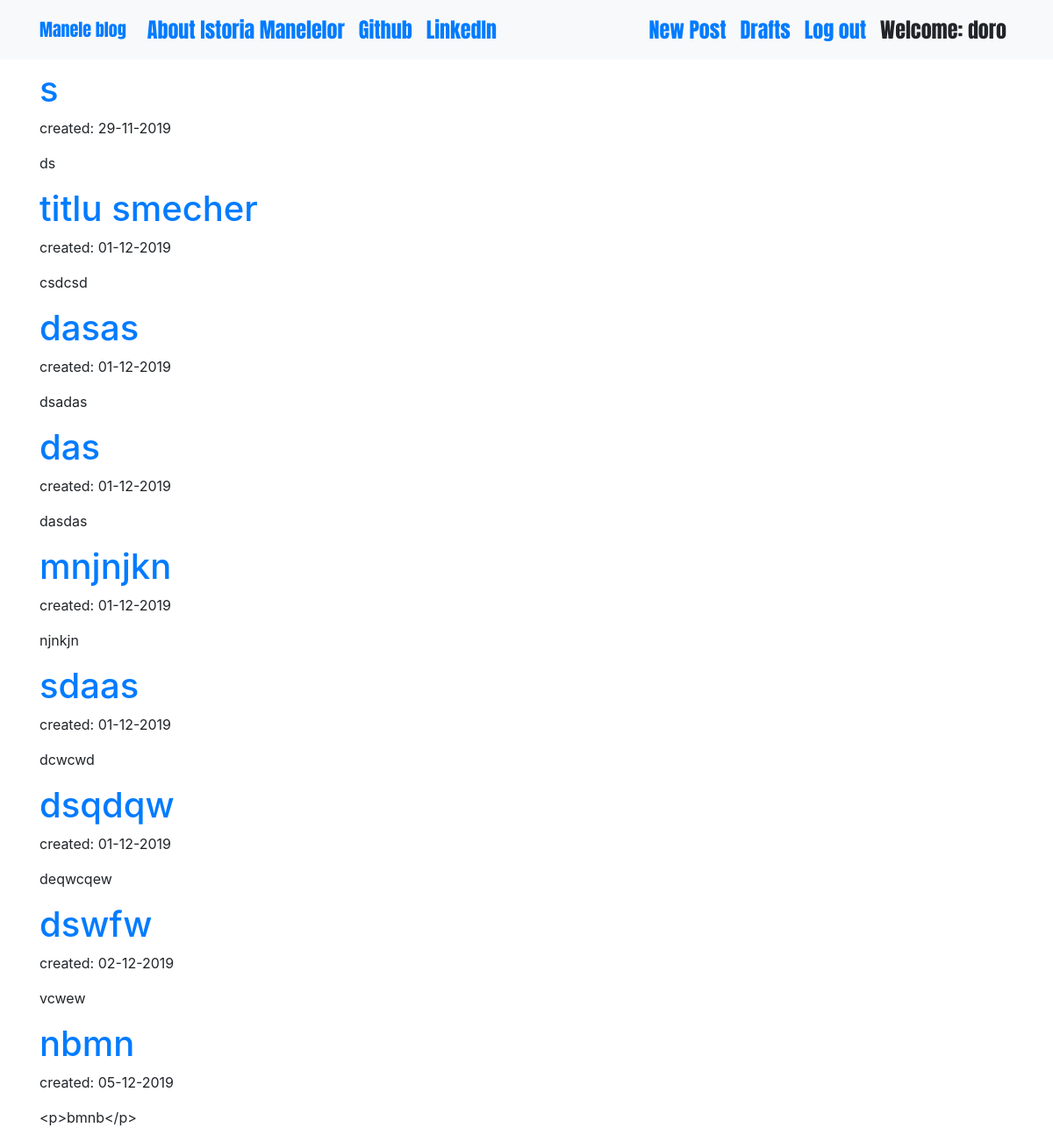
Before: /drafts/ (signed in) with the older database file.
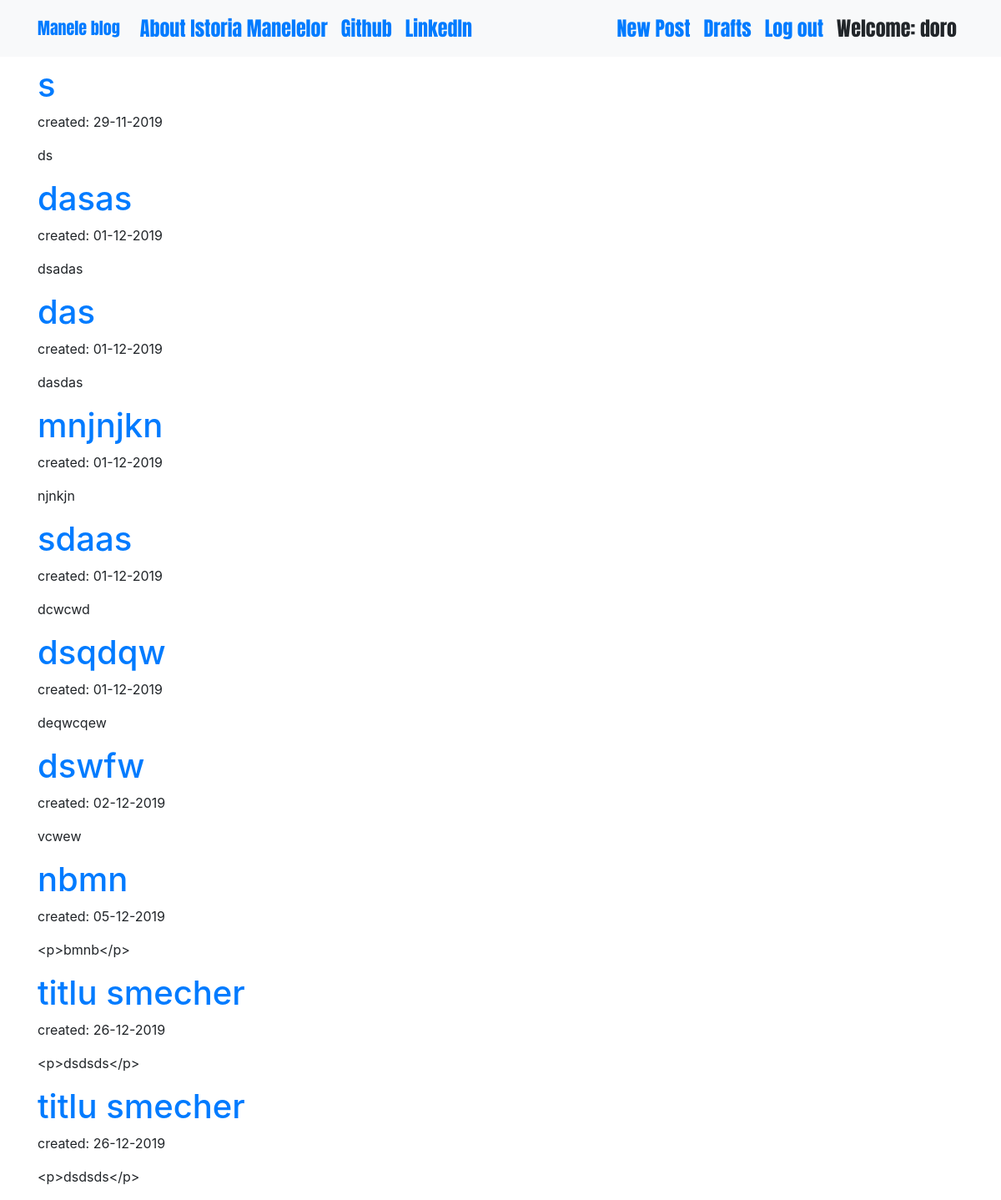
After: the same page with the newer database file.
### blog/models.py (models this page shows, shortened)
class Post(models.Model):
    author = models.ForeignKey('auth.User',on_delete=models.CASCADE)  # FK spre modelul auth.User (autentificarea userilor in admin)
    title = models.CharField(max_length=200)                          # FK-ul este cel ce  umple capul Author cu valori selectabile la crearea unui nou post
    text = models.TextField()
    created_date = models.DateTimeField(default=timezone.now)
    published_date = models.DateTimeField(blank=True, null=True)

### blog/views.py (the view)
# urls.py: path('drafts/', views.DraftListView.as_view(), name='post_draft_list'),
class DraftListView(LoginRequiredMixin,ListView):      # Default suffix is _list.
    template_name='blog/post_draft_list.html'
    model = Post
    def get_queryset(self):
        return Post.objects.filter(published_date__isnull=True).order_by('created_date')

### blog/templates/blog/post_draft_list.html
{% extends 'blog/base.html' %}
{% block content %}
    {% for post in post_list %}
        <div class="post">
            <h1><a href="{% url 'post_detail' pk=post.pk %}">{{ post.title }}</a></h1>
            <p class="date">created: {{ post.created_date|date:'d-m-Y' }}</p>
            <p>{{ post.text|truncatechars:200 }}</p>
        </div>
    {% endfor %}
{% endblock %}

### blog/templates/blog/base.html (shortened to what this page needs)
<!DOCTYPE html>
{% load static %}
<html>
  <head>
    <link rel="stylesheet" href="{% static "css/blog.css" %}">
    <link rel="stylesheet" href="{% static "css/bootstrap.min.css" %}" >
    <link rel="stylesheet" href="{% static "css/font-awesome.min.css"%}" >
    <link rel="stylesheet" href="{% static "css/medium-editor.min.css"%}"  type="text/css" media="screen" charset="utf-8">
  </head>
  <body class='loader'>
    <nav class="navbar navbar-expand-lg bg-light techfont">
      <div class="container">
        <div class="navbar-nav align-items-center">
          <a class="navbar-brand bigbrand" href="{% url 'post_list' %}">Manele blog</a>
          <a class="nav-item nav-link" href="{% url 'about' %}">About Istoria Manelelor</a>
          <a class="nav-item nav-link" href="https://www.github.com">Github</a>
          <a class="nav-item nav-link" href="https://www.linkedin.com">LinkedIn</a>
        </div>
        <div class="navbar-nav align-items-center ml-auto">
          {% if user.is_authenticated %}
            <a class="nav-item nav-link" href="{% url 'post_new' %}">New Post</a>
            <a class="nav-item nav-link" href="{% url 'post_draft_list' %}">Drafts</a>
            <a class="nav-item nav-link" href="{% url 'logout' %}">Log out</a>
            <a class="nav-item nav-link" >Welcome: {{ user.username }}</a>
          {% else %}
             <a class="nav-item nav-link" href="{% url 'logare' %}" aria-label="Login">
              <i  class="fa fa-user" aria-hidden="true"></i></a>
          {% endif %}
        </div>
      </div>
    </nav>
          <div class="content container">
              <div class="row">
                  <div class="col-md-8">
                    <div class="blog_posts">
                      {% block content %}
                      {% endblock %}
                    </div>
                  </div>
              </div>
          </div>
  </body>
</html>

### blog/static/css/blog.css (style rules this page uses)
.techfont { font-family: 'Anton', sans-serif; font-size: 1.5em; margin-bottom: 10px; }
.bigbrand { font-size: 1.5em; }
.loader { filter:hue-rotate(0deg); color: linear-gradient(45deg,#0f8,#08f); animation:hue 5000ms infinite linear; }

Changed rows visible on the page:
no longer on this page (row edited): Post: title "titlu smecher", created_date "01-12-2019", text "csdcsd"
added Post: title "titlu smecher", created_date "26-12-2019", text "<p>dsdsds</p>"
added Post: title "titlu smecher", created_date "26-12-2019", text "<p>dsdsds</p>"
